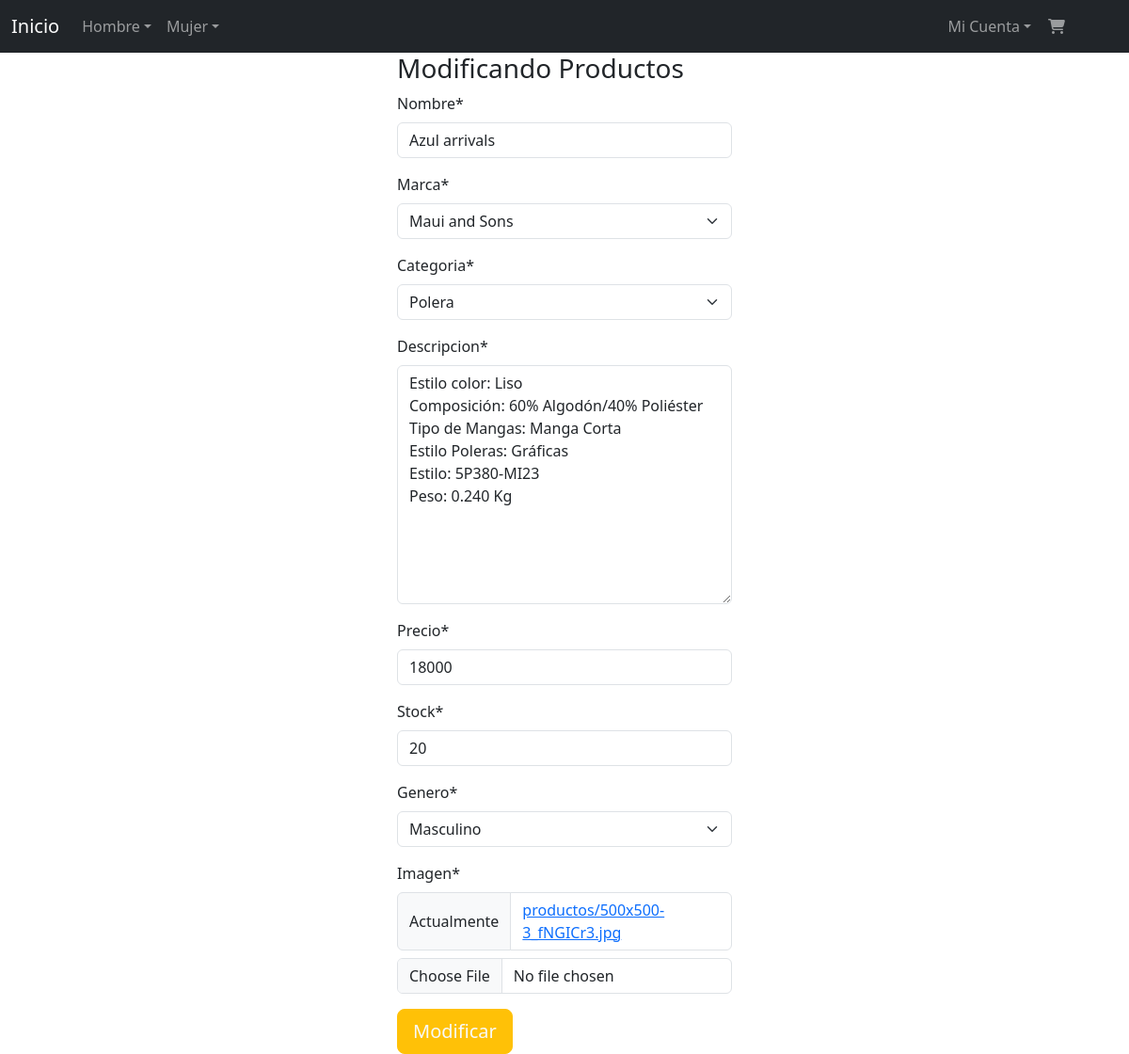
Before: /updateproducto/4 with the older database file.
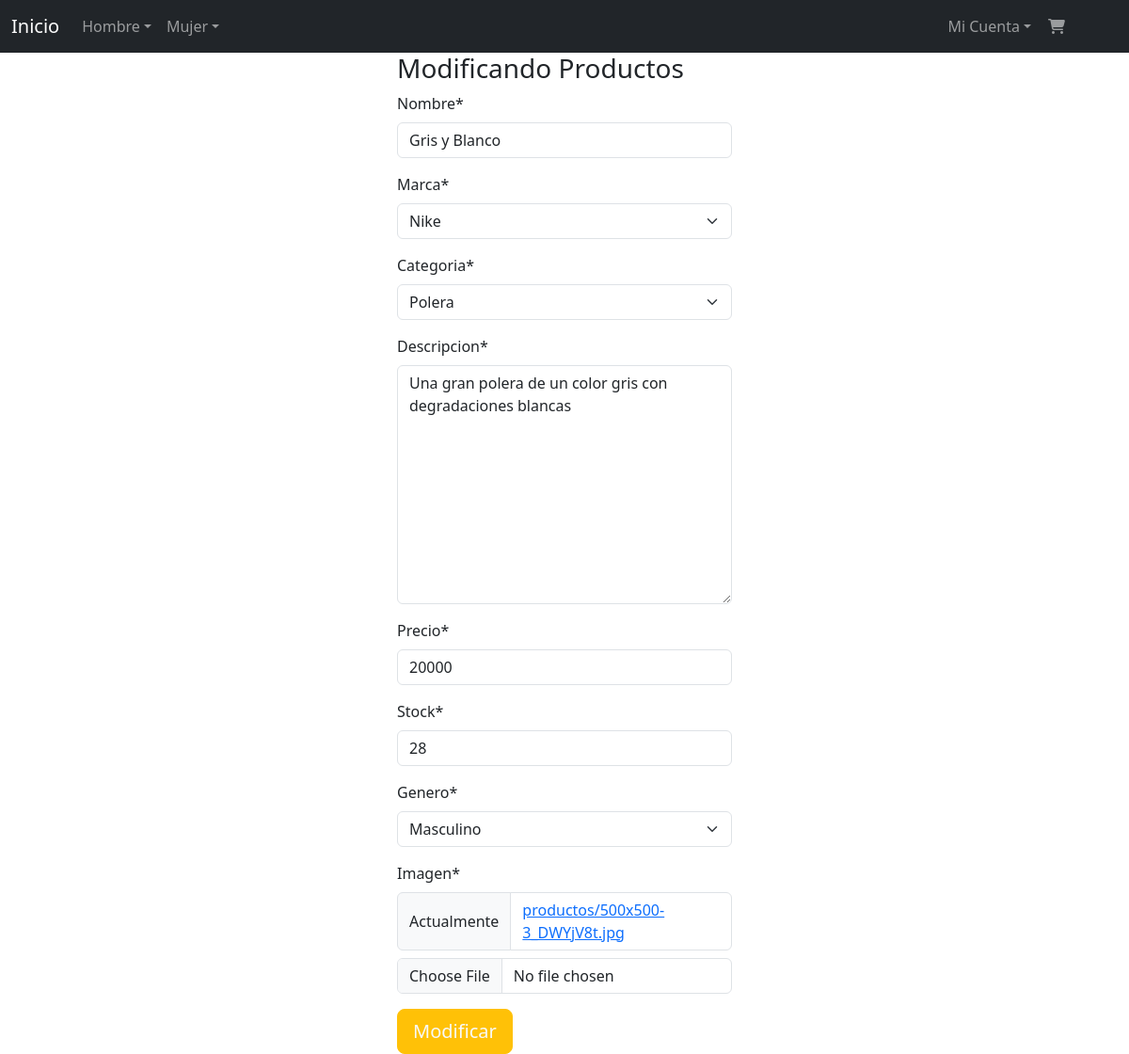
After: the same page with the newer database file.
### aplicacion/models.py (models this page shows, shortened)
class Producto(models.Model):
    nombre=models.CharField(max_length=50)
    marca=models.ForeignKey(Marca, on_delete=models.PROTECT, null=True)
    categoria=models.ForeignKey(Categoria, on_delete=models.PROTECT, null=True)
    descripcion=models.TextField(max_length=300)
    precio=models.IntegerField()
    stock=models.IntegerField(validators=[MinValueValidator(0)])
    genero=models.CharField(null=True, max_length=1, choices=genero_choices)
    imagen=models.ImageField(upload_to="productos")

class Marca(models.Model):
    id=models.IntegerField(primary_key=True, validators=[MinValueValidator(1)])
    nombre=models.CharField(max_length=50)
    def __str__(self):
        return self.nombre

class Categoria(models.Model):
    id=models.IntegerField(primary_key=True, validators=[MinValueValidator(1)])
    nombre=models.CharField(max_length=50)
    def __str__(self):
        return self.nombre

### aplicacion/views.py (the view)
# urls.py: path('updateproducto/<id>', updateProducto, name="updateproducto"),
def updateProducto(request,id):
    producto = get_object_or_404(Producto, id=id)
    contexto={
        'form': frmCrearProducto(instance=producto)
    }
    if request.method == 'POST':
        formulario = frmCrearProducto(data=request.POST, instance=producto, files=request.FILES)
        if formulario.is_valid():
            formulario.save()
            return redirect(to="admProductos")
    return render(request,"aplicacion/productos/update.html", contexto)

### aplicacion/forms.py
class frmCrearProducto(forms.ModelForm):
    class Meta:
        model=Producto
        fields=["nombre", "marca", "categoria","descripcion","precio","stock", "genero",  "imagen"]

### carro/context_processor.py (called while the page is built)
def importe_total_carro(request):
    total = 0
    if request.user.is_authenticated:
        carro = request.session.get("carro", {})
        for key, value in carro.items():
            precio = float(value.get("precio", 0))
            total += precio
    return {"importe_total_carro": total}

### aplicacion/templates/aplicacion/productos/update.html (shortened to what this page needs)
{% extends 'aplicacion/base.html' %}
{% load static %}
{% load crispy_forms_tags %}
{% block contenido %}
<div class="row">
    <div class="col-sm-4"></div>
    <div class="col-sm-4">
        <h3>Modificando Productos</h3>
        <form action="" method="post" enctype="multipart/form-data">
            {{form | crispy }}
            <div>
                <input type="submit" value="Modificar" class="btn btn-warning text-light btn-lg">
            </div>
        </form>
    </div>
    <div class="col-sm-4"></div>
</div>
{% endblock contenido %}

Changed rows visible on the page:
changed Producto "Polera": nombre "Azul arrivals" → "Gris y Blanco"; marca "Maui and Sons" → "Nike"; descripcion "Estilo color: Liso Composición: 60% Algodón/40% Poliéster Tipo de Mangas: Manga Corta Estilo Poleras: Gráficas Estilo: 5P380-MI23 Peso: 0.240 Kg" → "Una gran polera de un color gris con degradaciones blancas"; precio "18000" → "20000"; stock "20" → "28"
Other visible differences:
text no longer shown: "Nombre * Marca * Categoria * Descripcion * Precio * Stock * Genero * Imagen * Actualmente productos/500x500-3_fNGICr3.jpg"
text now shown: "Nombre * Marca * Categoria * Descripcion * Precio * Stock * Genero * Imagen * Actualmente productos/500x500-3_DWYjV8t.jpg"
